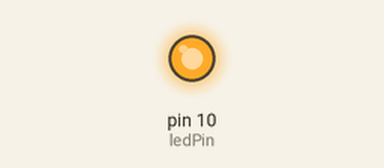
Simulated run of this sketch. Board: Arduino Uno, built with avr-gcc and run on an emulated ATmega328P. On the bench: output pins drawn as LEDs (lit = HIGH).

Above: at 0.2 s.
At 14.1 s:
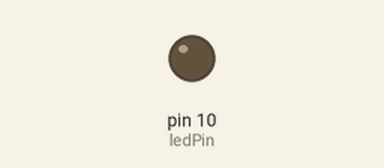
Timing chart, 0 to 21.8 s (numbered marks = the images above):
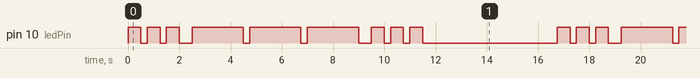

The sketch:

led-sos.ino
```cpp
int ledPin = 10;

void setup() {
  pinMode(ledPin, OUTPUT);
}

void loop() {
  for (int x=0; x < 3; x++) {
    digitalWrite(ledPin, HIGH);
    delay(500);
    digitalWrite(ledPin, LOW);
    delay(250);
  }

  delay(250);

  for (int x=0; x<3; x++) {
    digitalWrite(ledPin, HIGH);
    delay(2000);
    digitalWrite(ledPin, LOW);
    delay(250);
  }

  delay(250);

  for (int x=0; x<3; x++) {
    digitalWrite(ledPin, HIGH);
    delay(500);
    digitalWrite(ledPin, LOW);
    delay(250);
  }

  delay(5000);
}
```

Measured:
- by itself, pin 10 (ledPin): repeats every 16.8 s: 2 × (LOW 0.25 s, HIGH 0.50 s), LOW 0.50 s, 2 × (HIGH 2.0 s, LOW 0.25 s), HIGH 2.0 s, LOW 0.50 s, 2 × (HIGH 0.50 s, LOW 0.25 s), HIGH 0.50 s, LOW 5.3 s, HIGH 0.50 s
- by itself, everything shown: repeats every 16.8 s, in 18 steps
